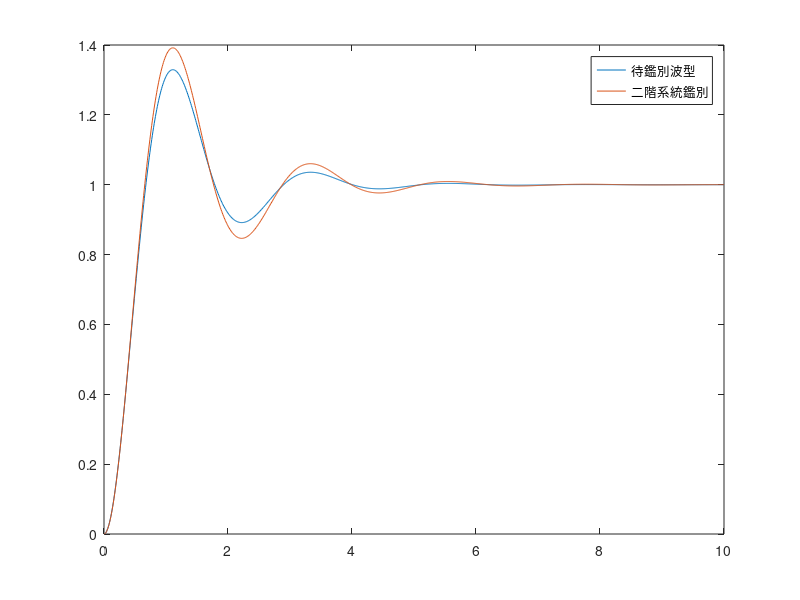

Write MATLAB code to recreate this figure.
%% 二階系統鑑別_Q2
clc; 
clear;
clf;
%% 載入波型
load('data2.mat') 
% c = tf(num,den); %c為轉移函數
% [y,x]=step(c,t); %x為時間;y為響應
y_average= y';
sim_ts=t(1,end)/length(t);      %求出取樣時間
sim_tend=t(1,end);                      %模擬終止時間
sigma = 1;                                      %步階響應震幅 
sim_t=0:sim_ts:sim_tend;                        %時間函數
r=sigma*ones(1,length(sim_t));                  %輸入訊號
s=tf('s');                                      %定義拉氏轉換的變量s
y_steady_state_value = mean(y_average(1, find(t > 1,1):end));  % steady_state_value
%% 求出Ts、Tp
ts98_index = find(y_average > y_steady_state_value*0.98 & y_average < y_steady_state_value*1.02);
T_settle = t(ts98_index);
Ts_accord = flip(T_settle,2); 
for i = 1 : length(Ts_accord)-1
    if Ts_accord(i) - Ts_accord(i+1) > 0.0101 
       Ts = Ts_accord(i);
       break

    else  
        continue
    end
end
Tp_value = max(y_average); 
Tp = t(find(y_average == Tp_value)); 
%% 用Ts、Tp推出omga、zeta*omga
Re = 4 / Ts;
Im = pi / Tp;
b = Tp * Re / pi;
a = b^2;
zeta = sqrt((a)/(1 + a));
Wn = Re / zeta;

den2 = [1 2*zeta*Wn Wn^2];
num2 = Wn^2;
c2 = tf(num2,den2) 

%% 驗證
y_id2 = lsim(c2,r,sim_t); 

figure(1)
plot(t,y_average,sim_t,y_id2)
legend('待鑑別波型','二階系統鑑別') 